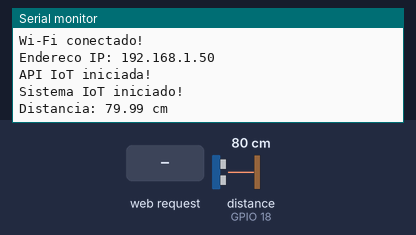
The sketch below on a simulated ESP32. On the bench: the last lines printed to the serial monitor. Wiring (from diagram.json): ultrasonic range finder: trigger GPIO 5; echo GPIO 18. The test bench sets the inputs (shaded band); at power-on: distance to the obstacle (sensor on GPIO 18) 80 cm. The echo pulse lasts 58.3 µs per cm; WiFi joins after 1.5 s; servers stay silent unless stated; the local clock reads 2024-03-15 10:24:30 at power-on unless the sketch sets it.

Above: at 2.7 s.
2.8 s: HTTP request GET /status received
At 3.6 s:
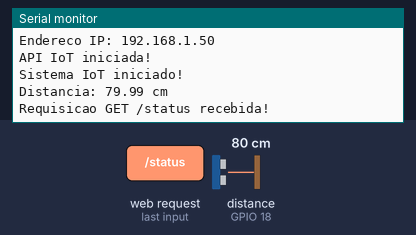
5.8 s: distance to the obstacle (sensor on GPIO 18) set to 4 cm
At 7.4 s:
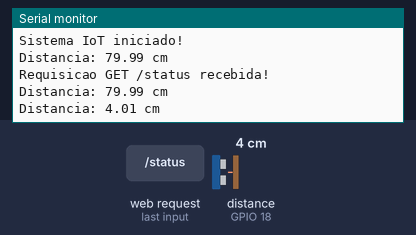

Measured:
- after the input at 2.8 s, the serial monitor: prints a new line at once (image 1)
- after the input at 5.8 s, the serial monitor: prints a new line after 0.20 s (image 2)

The sketch:

sketch.ino
```cpp
#include <WiFi.h>
#include <WebServer.h>
#include <time.h>

// CONFIGURACOES DO WIFI
const char* WIFI_SSID = "Wokwi-GUEST";
const char* WIFI_PASSWORD = "";

// CONFIGURACOES DO SENSOR HC-SR04
#define TRIG_PIN 5
#define ECHO_PIN 18

// CONFIGURACOES GERAIS
WebServer server(80);

float distanciaAtual = 0;
bool leituraValida = false;

unsigned long ultimaLeitura = 0;
const unsigned long INTERVALO_LEITURA = 2000;

// CONFIGURACAO DE DATA E HORA
const long GMT_OFFSET = -3 * 3600;
const int DAYLIGHT_OFFSET = 0;

void configurarHorario() {
  configTime(
    GMT_OFFSET,
    DAYLIGHT_OFFSET,
    "pool.ntp.org",
    "time.nist.gov"
  );
}

String pegarHorario() {
  struct tm timeinfo;
  if (!getLocalTime(&timeinfo, 1000)) {
    return "indisponivel";
  }
  char horario[20];
  strftime(horario, sizeof(horario), "%H:%M:%S", &timeinfo);
  return String(horario);
}

String pegarData() {
  struct tm timeinfo;
  if (!getLocalTime(&timeinfo, 1000)) {
    return "indisponivel";
  }
  char data[20];
  strftime(data, sizeof(data), "%Y-%m-%d", &timeinfo);
  return String(data);
}

// CONEXAO WIFI
void conectarWiFi() {
  Serial.println();
  Serial.println("Conectando ao Wi-Fi...");

  WiFi.begin(WIFI_SSID, WIFI_PASSWORD);
  while (WiFi.status() != WL_CONNECTED) {
    delay(500);
    Serial.print(".");
  }

  Serial.println();
  Serial.println("Wi-Fi conectado!");
  Serial.print("Endereco IP: ");
  Serial.println(WiFi.localIP());
}

// LEITURA DO SENSOR HC-SR04
float medirDistancia() {
  digitalWrite(TRIG_PIN, LOW);
  delayMicroseconds(2);
  digitalWrite(TRIG_PIN, HIGH);
  delayMicroseconds(10);
  digitalWrite(TRIG_PIN, LOW);

  long duracao = pulseIn(ECHO_PIN, HIGH, 30000);

  if (duracao == 0) {
    return -1;
  }
  return duracao * 0.0343 / 2;
}

void atualizarLeitura() {
  float distancia = medirDistancia();
  if (distancia > 0) {
    distanciaAtual = distancia;
    leituraValida = true;
    Serial.print("Distancia: ");
    Serial.print(distanciaAtual);
    Serial.println(" cm");
  } else {
    leituraValida = false;
    Serial.println("Falha na leitura do sensor!");
  }
}

// GERACAO DO JSON
String gerarJsonStatus() {
  String json = "{";
  json += "\"distanciaCm\":" + String(distanciaAtual, 2) + ",";
  json += "\"data\":\"" + pegarData() + "\",";
  json += "\"horario\":\"" + pegarHorario() + "\",";
  json += "\"leituraValida\":";
  json += leituraValida ? "true" : "false";
  json += "}";
  return json;
}

// ROTAS DA API DO ESP32
void configurarRotas() {
  // GET /status
  // Retorna os dados atuais do sensor
  server.on("/status", HTTP_GET, []() {
    String json = gerarJsonStatus();
    server.send(200, "application/json", json);
    Serial.println("Requisicao GET /status recebida!");
  });

  // GET /
  // Informacoes basicas do servidor
  server.on("/", HTTP_GET, []() {
    server.send(
      200,
      "application/json",
      "{\"mensagem\":\"API IoT ESP32 ativa\"}"
    );
  });

  // Rota nao encontrada
  server.onNotFound([]() {
    server.send(
      404,
      "application/json",
      "{\"erro\":\"Rota nao encontrada\"}"
    );
  });
  server.begin();
  Serial.println("API IoT iniciada!");
}

// SETUP
void setup() {
  Serial.begin(115200);
  pinMode(TRIG_PIN, OUTPUT);
  pinMode(ECHO_PIN, INPUT);
  digitalWrite(TRIG_PIN, LOW);

  conectarWiFi();
  configurarHorario();
  configurarRotas();

  Serial.println("Sistema IoT iniciado!");
}

// LOOP PRINCIPAL
void loop() {
  server.handleClient();
  unsigned long agora = millis();
  if (agora - ultimaLeitura >= INTERVALO_LEITURA) {
    ultimaLeitura = agora;
    atualizarLeitura();
  }
}
```
